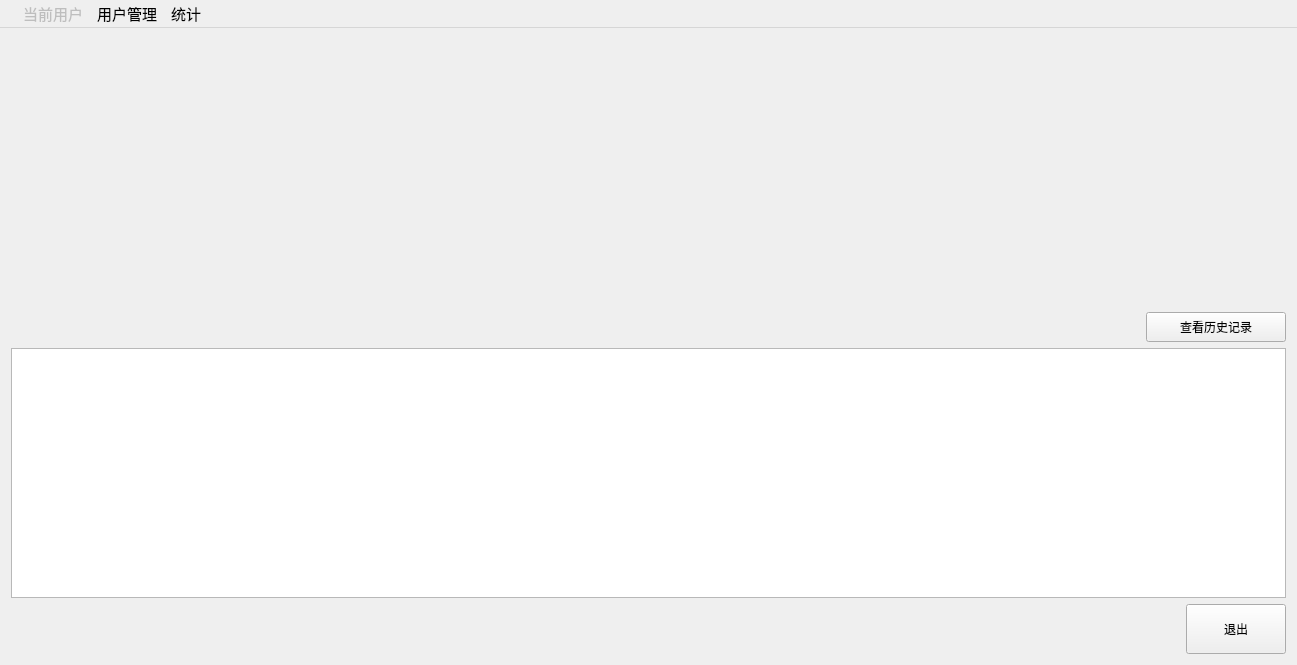
<?xml version="1.0" encoding="UTF-8"?>
<ui version="4.0">
 <class>MainWindow</class>
 <widget class="QMainWindow" name="MainWindow">
  <property name="geometry">
   <rect>
    <x>0</x>
    <y>0</y>
    <width>1297</width>
    <height>665</height>
   </rect>
  </property>
  <property name="sizePolicy">
   <sizepolicy hsizetype="Preferred" vsizetype="Preferred">
    <horstretch>0</horstretch>
    <verstretch>0</verstretch>
   </sizepolicy>
  </property>
  <property name="windowTitle">
   <string>MainWindow</string>
  </property>
  <widget class="QWidget" name="centralWidget">
   <layout class="QGridLayout" name="gridLayout">
    <item row="3" column="0" colspan="2">
     <spacer name="horizontalSpacer">
      <property name="orientation">
       <enum>Qt::Horizontal</enum>
      </property>
      <property name="sizeHint" stdset="0">
       <size>
        <width>20</width>
        <height>10</height>
       </size>
      </property>
     </spacer>
    </item>
    <item row="3" column="2" colspan="2">
     <layout class="QHBoxLayout" name="horizontalLayout">
      <item>
       <spacer name="horizontalSpacer_3">
        <property name="orientation">
         <enum>Qt::Horizontal</enum>
        </property>
        <property name="sizeHint" stdset="0">
         <size>
          <width>40</width>
          <height>20</height>
         </size>
        </property>
       </spacer>
      </item>
      <item>
       <widget class="QPushButton" name="pushButton">
        <property name="sizePolicy">
         <sizepolicy hsizetype="Minimum" vsizetype="Minimum">
          <horstretch>0</horstretch>
          <verstretch>0</verstretch>
         </sizepolicy>
        </property>
        <property name="minimumSize">
         <size>
          <width>100</width>
          <height>50</height>
         </size>
        </property>
        <property name="sizeIncrement">
         <size>
          <width>0</width>
          <height>0</height>
         </size>
        </property>
        <property name="baseSize">
         <size>
          <width>0</width>
          <height>0</height>
         </size>
        </property>
        <property name="cursor">
         <cursorShape>PointingHandCursor</cursorShape>
        </property>
        <property name="text">
         <string>退出</string>
        </property>
       </widget>
      </item>
     </layout>
    </item>
    <item row="2" column="0" colspan="4">
     <widget class="QTableView" name="tableView">
      <property name="sizePolicy">
       <sizepolicy hsizetype="Minimum" vsizetype="Minimum">
        <horstretch>0</horstretch>
        <verstretch>0</verstretch>
       </sizepolicy>
      </property>
      <property name="minimumSize">
       <size>
        <width>0</width>
        <height>250</height>
       </size>
      </property>
      <property name="styleSheet">
       <string notr="true"/>
      </property>
     </widget>
    </item>
    <item row="0" column="1" colspan="3">
     <spacer name="verticalSpacer_2">
      <property name="orientation">
       <enum>Qt::Vertical</enum>
      </property>
      <property name="sizeHint" stdset="0">
       <size>
        <width>20</width>
        <height>40</height>
       </size>
      </property>
     </spacer>
    </item>
    <item row="1" column="0">
     <spacer name="horizontalSpacer_2">
      <property name="orientation">
       <enum>Qt::Horizontal</enum>
      </property>
      <property name="sizeHint" stdset="0">
       <size>
        <width>40</width>
        <height>20</height>
       </size>
      </property>
     </spacer>
    </item>
    <item row="1" column="2" colspan="2">
     <widget class="QPushButton" name="pushButton_2">
      <property name="sizePolicy">
       <sizepolicy hsizetype="Minimum" vsizetype="Minimum">
        <horstretch>0</horstretch>
        <verstretch>0</verstretch>
       </sizepolicy>
      </property>
      <property name="minimumSize">
       <size>
        <width>0</width>
        <height>30</height>
       </size>
      </property>
      <property name="cursor">
       <cursorShape>PointingHandCursor</cursorShape>
      </property>
      <property name="text">
       <string>查看历史记录</string>
      </property>
     </widget>
    </item>
   </layout>
  </widget>
  <widget class="QMenuBar" name="menuBar">
   <property name="geometry">
    <rect>
     <x>0</x>
     <y>0</y>
     <width>1297</width>
     <height>26</height>
    </rect>
   </property>
   <property name="minimumSize">
    <size>
     <width>0</width>
     <height>0</height>
    </size>
   </property>
   <property name="font">
    <font>
     <pointsize>11</pointsize>
    </font>
   </property>
   <widget class="QMenu" name="menu">
    <property name="title">
     <string/>
    </property>
   </widget>
   <widget class="QMenu" name="menu_2">
    <property name="title">
     <string>统计</string>
    </property>
    <addaction name="menu_statistics"/>
   </widget>
   <widget class="QMenu" name="menu_user">
    <property name="title">
     <string>用户管理</string>
    </property>
    <property name="separatorsCollapsible">
     <bool>false</bool>
    </property>
    <property name="toolTipsVisible">
     <bool>false</bool>
    </property>
    <addaction name="actionUser_2"/>
    <addaction name="actionUserQH"/>
   </widget>
   <widget class="QMenu" name="menu_curuser">
    <property name="enabled">
     <bool>false</bool>
    </property>
    <property name="cursor">
     <cursorShape>OpenHandCursor</cursorShape>
    </property>
    <property name="title">
     <string>当前用户</string>
    </property>
   </widget>
   <addaction name="menu"/>
   <addaction name="menu_curuser"/>
   <addaction name="menu_user"/>
   <addaction name="menu_2"/>
  </widget>
  <action name="menu_statistics">
   <property name="checkable">
    <bool>true</bool>
   </property>
   <property name="checked">
    <bool>false</bool>
   </property>
   <property name="enabled">
    <bool>true</bool>
   </property>
   <property name="text">
    <string>统计</string>
   </property>
  </action>
  <action name="actionUser">
   <property name="checkable">
    <bool>true</bool>
   </property>
   <property name="checked">
    <bool>false</bool>
   </property>
   <property name="text">
    <string>用户管理</string>
   </property>
  </action>
  <action name="actionUser_2">
   <property name="checkable">
    <bool>false</bool>
   </property>
   <property name="checked">
    <bool>false</bool>
   </property>
   <property name="text">
    <string>用户管理</string>
   </property>
  </action>
  <action name="actionUserQH">
   <property name="text">
    <string>用户切换</string>
   </property>
  </action>
 </widget>
 <layoutdefault spacing="6" margin="11"/>
 <resources/>
 <connections/>
</ui>
